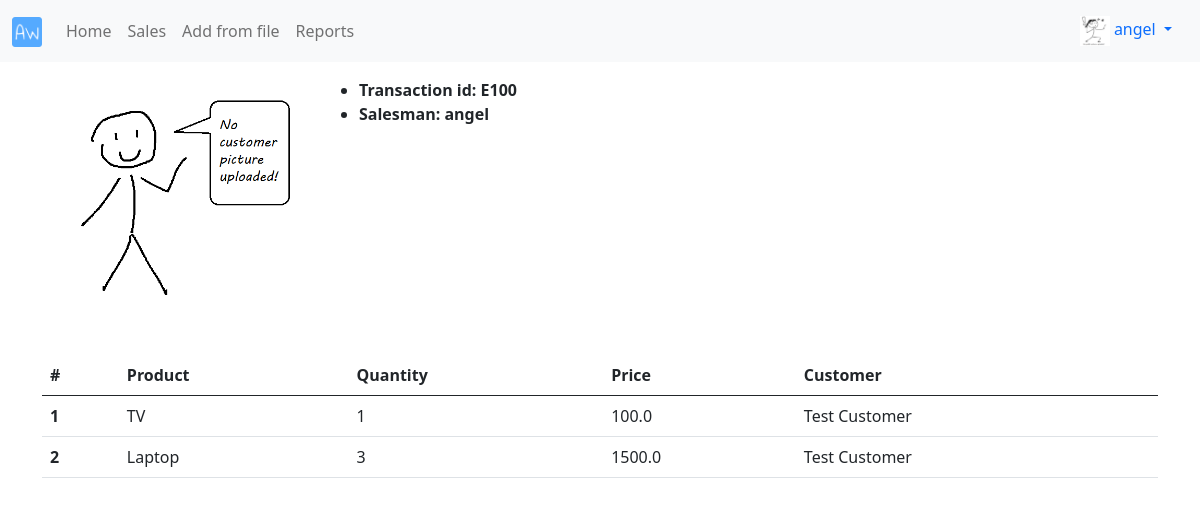
Screenshot of /sales/30/ (signed in) with the database file from the repository.
### profiles/models.py (models this page shows, shortened)
class Profile(models.Model):
    user = models.OneToOneField(User, on_delete = models.CASCADE)
    bio = models.TextField(default = "no bio...")
    avatar = models.ImageField(upload_to = 'avatars', default = 'no_picture_profile.png')
    created = models.DateTimeField(auto_now_add = True)
    updated = models.DateTimeField(auto_now = True)

### sales/models.py (models this page shows, shortened)
class Sale(models.Model):
    transaction_id = models.CharField(max_length = 12, blank = True)
    positions = models.ManyToManyField(Position)
    total_price = models.FloatField(blank = True, null = True)
    customer = models.ForeignKey(Customer, on_delete = models.CASCADE)
    salesman = models.ForeignKey(Profile, on_delete = models.CASCADE)
    created = models.DateTimeField(blank = True)
    updated = models.DateTimeField(auto_now = True)
    def get_positions(self):
        return self.positions.all()

class Position(models.Model):
    product = models.ForeignKey(Product, on_delete = models.CASCADE)
    quantity = models.PositiveIntegerField()
    price = models.FloatField(blank = True)
    created = models.DateTimeField(blank = True)
    def get_customer_id(self):
        sale_obj = self.sale_set.first()
        return sale_obj.customer.name

### customers/models.py (models this page shows, shortened)
class Customer(models.Model):
    name = models.CharField (max_length = 120)
    logo = models.ImageField(upload_to = 'customers', default = 'no_picture_customer.png')

### products/models.py (models this page shows, shortened)
class Product(models.Model):
    name = models.CharField(max_length = 120)
    image = models.ImageField(upload_to = 'products', default = 'no_picture_product.png')
    price = models.FloatField(help_text = "in US dollars $")
    created = models.DateTimeField(auto_now_add = True)
    updated = models.DateTimeField(auto_now_add = True)

### sales/views.py (the view)
# urls.py: path('sales/<pk>/', sale_detail_view, name = 'detail'),
def sale_detail_view(request, **kwargs):
    pk = kwargs.get('pk')
    obj = Sale.objects.get(pk = pk)
    return render(request, 'sales/detail.html', {'object': obj})

### sales/templates/sales/detail.html (shortened to what this page needs)
{% extends 'base.html' %}
{% block content %}
<div class="row mt-3 mb-3">
    <div class="col-3">
        <img src="{{object.customer.logo.url}}" class="img-fluid" alt="{{object.customer.name}}">
    </div>
    <div class="col-9">
        <ul>
            <li><b>Transaction id: {{object.transaction_id}}</b></li>
            <li><b>Salesman: {{object.salesman.user.username}}</b></li>
        </ul>
    </div>
</div>
<table class="table">
    <thead>
      <tr>
        <th scope="col">#</th>
        <th scope="col">Product</th>
        <th scope="col">Quantity</th>
        <th scope="col">Price</th>
        <th scope="col">Customer</th>
      </tr>
    </thead>
    <tbody>
        {% for pos in object.get_positions %}
            <tr>
                <th scope="row">{{forloop.counter}}</th>
                <td>{{pos.product.name}}</td>
                <td>{{pos.quantity}}</td>
                <td>{{pos.price}}</td>
                <td>{{pos.get_customer_id}}</td>
            </tr>
        {% endfor %}
    </tbody>
  </table>
{% endblock content %}

### templates/navbar.html (shortened to what this page needs)
{% load static %}
{% url 'sales:home' as path_to_home %}
{% url 'sales:list' as path_to_sales %}
{% url 'reports:from-file' as path_to_from_file %}
{% url 'reports:main' as path_to_reports %}
<nav class="navbar navbar-expand-lg navbar-light bg-light">
  <div class="container-fluid">
    <a class="navbar-brand" href="{{path_to_home}}"><img src="{% static 'logo.png' %}" class="logo-sm"></a>
    <div class="collapse navbar-collapse" id="navbarNav">
      <ul class="navbar-nav">
        <li class="nav-item">
          <a class="nav-link {% if request.path == path_to_home %}active{% endif%}" href="{{path_to_home}}">Home</a>
        </li>
        <li class="nav-item">
          <a class="nav-link {% if request.path == path_to_sales %}active{% endif%}" href="{{path_to_sales}}">Sales</a>
        </li>
        <li class="nav-item">
          <a class="nav-link {% if request.path == path_to_from_file %}active{% endif%}" href="{{path_to_from_file}}">Add from file</a>
        </li>
        <li class="nav-item">
          <a class="nav-link {% if request.path == path_to_reports %}active{% endif%}" href="{{path_to_reports}}">Reports</a>
        </li>
      </ul>
    </div>
    {% if request.user.is_authenticated %}
      <div class="nav-item dropdown">
        <div class="nav-link dropdown-toggle" id="navbarDropdownMenuLink" role="button" data-bs-toggle="dropdown" aria-expanded="false">
          <img src="{{request.user.profile.avatar.url}}" class="avatar-sm">&nbsp;{{request.user}}
        </div>
      </div>
    {% endif %}
  </div>
</nav>

### static/style.css (style rules this page uses)
.avatar-sm { height: 30px; width: 30px; }
.logo-sm { height: 30px; width: auto; }

### rows the page displays
Sale: customer.logo (placeholder picture), transaction_id "E100", salesman.user.username "angel"
Position: product.name "TV", quantity "1", price "100.0", get_customer_id "Test Customer"
Position: product.name "Laptop", quantity "3", price "1500.0", get_customer_id "Test Customer"

### other values shown
{{ request.user }} "angel"
